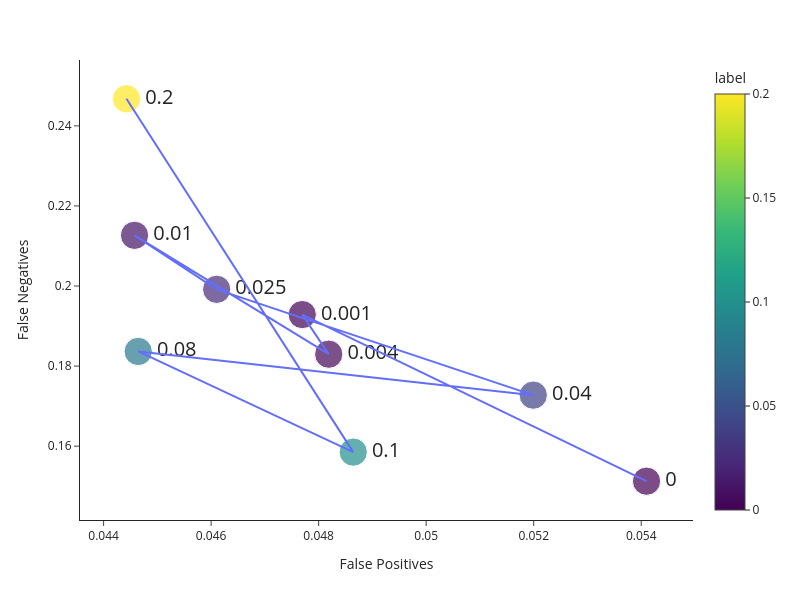

Notebook source saved alongside this figure:
### Code cell
data = pd.DataFrame(points)
data['size'] = 12

fig = px.scatter(data,
                 x='False Positives',
                 y='False Negatives',
                 color='label',
                 text='label',
                 size = 'size',
                 template='simple_white',
                 width=800,
                 height=600)

fig.update_layout(showlegend=False)
# fig.update_yaxes(   scaleanchor="x",
#                     scaleratio=1)
fig.update_traces(textposition='middle right',  textfont=dict(size=20))

data = data.sort_values(by="label")

fig.add_traces(list(px.line(data, x='False Positives', y='False Negatives').select_traces()))

fig.show()

### Figure 1 — Plotly figure (JSON) as saved in the notebook; plotly's stock layout.template omitted (floating-point values rounded to 4 significant figures)
{"data": [{"hovertemplate": "False Positives=%{x}<br>False Negatives=%{y}<br>size=%{marker.size}<br>label=%{marker.color}<extra></extra>", "legendgroup": "", "marker": {"color": [0, 0.01, 0.2, 0.04, 0.1, 0.025, 0.001, 0.004, 0.08], "coloraxis": "coloraxis", "size": [12, 12, 12, 12, 12, 12, 12, 12, 12], "sizemode": "area", "sizeref": 0.03, "symbol": "circle"}, "mode": "markers+text", "name": "", "orientation": "v", "showlegend": false, "text": [0, 0.01, 0.2, 0.04, 0.1, 0.025, 0.001, 0.004, 0.08], "textfont": {"size": 20}, "textposition": "middle right", "type": "scatter", "x": [0.0541, 0.04458, 0.04443, 0.05199, 0.04864, 0.0461, 0.0477, 0.04819, 0.04464], "xaxis": "x", "y": [0.1513, 0.2127, 0.2468, 0.1727, 0.1585, 0.1992, 0.1929, 0.183, 0.1837], "yaxis": "y"}, {"hovertemplate": "False Positives=%{x}<br>False Negatives=%{y}<extra></extra>", "legendgroup": "", "line": {"color": "#636efa", "dash": "solid"}, "marker": {"symbol": "circle"}, "mode": "lines", "name": "", "orientation": "v", "showlegend": false, "type": "scatter", "x": [0.0541, 0.0477, 0.04819, 0.04458, 0.0461, 0.05199, 0.04464, 0.04864, 0.04443], "xaxis": "x", "y": [0.1513, 0.1929, 0.183, 0.2127, 0.1992, 0.1727, 0.1837, 0.1585, 0.2468], "yaxis": "y"}], "layout": {"coloraxis": {"colorbar": {"title": {"text": "label"}}, "colorscale": [[0, "#440154"], [0.1111, "#482878"], [0.2222, "#3e4989"], [0.3333, "#31688e"], [0.4444, "#26828e"], [0.5556, "#1f9e89"], [0.6667, "#35b779"], [0.7778, "#6ece58"], [0.8889, "#b5de2b"], [1, "#fde725"]]}, "height": 600, "legend": {"itemsizing": "constant", "tracegroupgap": 0}, "margin": {"t": 60}, "showlegend": false, "width": 800, "xaxis": {"anchor": "y", "domain": [0, 1], "title": {"text": "False Positives"}}, "yaxis": {"anchor": "x", "domain": [0, 1], "title": {"text": "False Negatives"}}}}
